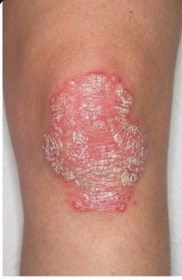
#> input picture api/imagen_refrencia/Psoriasis 1.png, 182 x 280 px
$ python -i index.py   (imports and definitions only)
#> lines starting #> are read from the running program, lines starting #| are printed output that depends on the picture
from flask import Flask, request, jsonify, send_from_directory
import hashlib
import io
import os
import warnings

import joblib
import numpy as np
from PIL import Image

# Suppress sklearn warnings
# [3 lines not run here, left out]


# [3 lines that did not run here, left out]


# Cargar modelo entrenado
# [10 lines not run here, left out]

class_mapping = {
    1: "Psoriasis",
    2: "Dermatitis Seborreica",
    3: "Liquen Plano",
    4: "Pitiriasis Rosada",
    5: "Eczema Cronico",
    6: "Pitiriasis Rubra Pilaris",
}

# Referencias locales para comparacion rapida
REFERENCE_DIR = os.path.join(os.path.dirname(__file__), 'imagen_refrencia')
REFERENCE_FILES = {
    "Psoriasis": "Psoriasis 1.png",
    "Pitiriasis Rosada": "Pitiriasis Rosada.png",
    "Liquen Plano": "Liquen Plano.png",
}
MAX_CACHE_ITEMS = 30
image_cache = {}


def build_signature(img_array, bins=24):
    """Crea una firma compacta basada en histogramas de color normalizados."""
    channels = []
    for channel in range(3):
        hist, _ = np.histogram(
            img_array[:, :, channel].flatten(),
            bins=bins,
            range=(0, 255),
            density=True,
        )
        channels.append(hist)
    signature = np.concatenate(channels)
    norm = np.linalg.norm(signature)
    if norm == 0:
        return signature
    return signature / norm


# [5 lines left out: function similarity_score, not called in this run]


def load_reference_signatures():
    signatures = {}
    for label, filename in REFERENCE_FILES.items():
        path = os.path.join(REFERENCE_DIR, filename)
        if not os.path.exists(path):
            print(f"[warn] Imagen de referencia ausente: {path}")
            continue
        try:
            with Image.open(path) as ref_img:
#> ref_img is the input picture: PIL image 182x280 RGBA; mean R, G, B, A 186.2, 137.2, 122.8, 255
                resized = ref_img.convert("RGB").resize((300, 300))
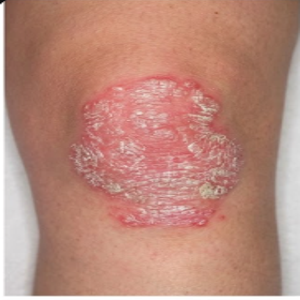
#> resized: PIL image 300x300 RGB; mean R, G, B 186.2, 137.2, 122.8
                signatures[label] = build_signature(np.array(resized))
#> after the loop in build_signature, `for channel in range(3):`: channels = 3 items
#> in build_signature, `signature = np.concatenate(channels)`: signature = 72 values, max 0.0197 at index 56, min 0 at index 3, mean 0.00392
#> in build_signature, `norm = np.linalg.norm(signature)`: norm = 0.0557
        except Exception as exc:  # pragma: no cover - log de recursos faltantes
            print(f"[warn] No se pudo cargar {filename}: {exc}")
#> pass 2 of the loop in load_reference_signatures, `for label, filename in REFERENCE_FILES.items():`:
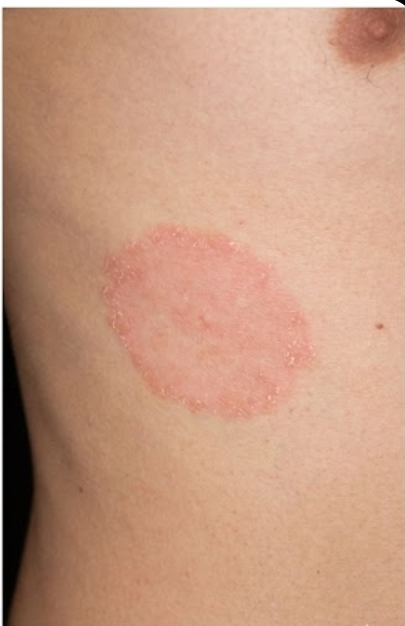
#> input picture api/imagen_refrencia/Pitiriasis Rosada.png, 405 x 626 px
#> in load_reference_signatures, ref_img is the input picture: PIL image 405x626 RGBA; mean R, G, B, A 197.9, 153.7, 129.4, 255
#> in load_reference_signatures, `resized = ref_img.convert("RGB").resize((300, 300))`:
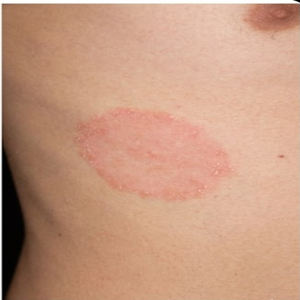
#> resized: PIL image 300x300 RGB; mean R, G, B 197.9, 153.7, 129.4
#> pass 3 of the loop in load_reference_signatures, `for label, filename in REFERENCE_FILES.items():`:
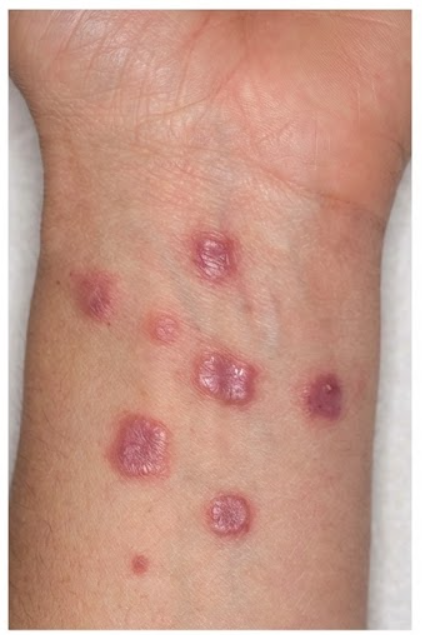
#> input picture api/imagen_refrencia/Liquen Plano.png, 422 x 635 px
#> in load_reference_signatures, ref_img is the input picture: PIL image 422x635 RGBA; mean R, G, B, A 197.7, 152.9, 137.4, 255
#> in load_reference_signatures, `resized = ref_img.convert("RGB").resize((300, 300))`:
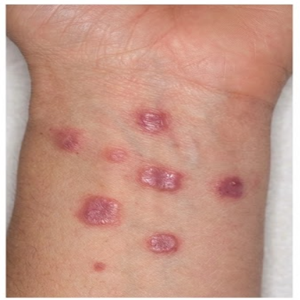
#> resized: PIL image 300x300 RGB; mean R, G, B 197.6, 152.8, 137.4
    return signatures


reference_signatures = load_reference_signatures()
#> reference_signatures = 3 items


# [197 lines left out: functions cache_result, analyze_image, not called in this run]


# [3 lines that did not run here, left out]


# --- ENDPOINT PREDICCION (Modelo Random Forest) ---
# [158 lines that did not run here, left out]


# [2 lines not run here, left out]

>>> result = load_reference_signatures()
#> pass 2 of the loop in load_reference_signatures, `for label, filename in REFERENCE_FILES.items():`:
#> pass 3 of the loop in load_reference_signatures, `for label, filename in REFERENCE_FILES.items():`:
#> result = 3 items
